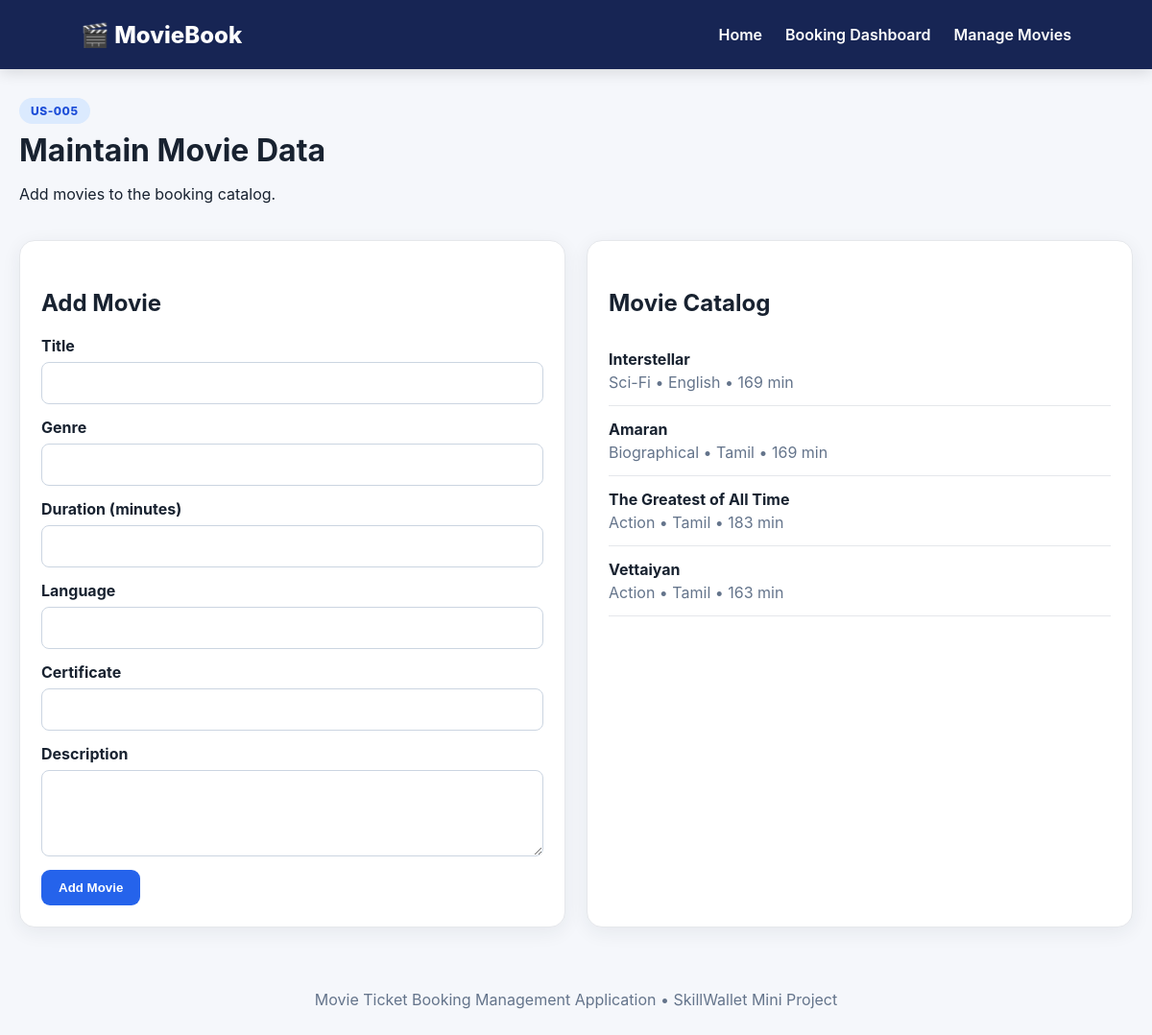
Screenshot of /admin/movies with the database file from the repository.
### tables this page shows
CREATE TABLE movies (
        id INTEGER PRIMARY KEY AUTOINCREMENT,
        title TEXT NOT NULL,
        genre TEXT NOT NULL,
        duration INTEGER NOT NULL,
        language TEXT NOT NULL,
        certificate TEXT NOT NULL,
        description TEXT
    );

### app.py (the view, shortened to what this page needs)
@app.route("/admin/movies", methods=["GET", "POST"])
def movies():
    conn = get_db()
    rows = conn.execute("SELECT * FROM movies ORDER BY id DESC").fetchall()
    conn.close()
    return render_template("movies.html", movies=rows)

### app.py (called while the page is built)
def get_db():
    conn = sqlite3.connect(DB_PATH)
    conn.row_factory = sqlite3.Row
    conn.execute("PRAGMA foreign_keys = ON")
    return conn

### templates/movies.html (shortened to what this page needs)
{% extends "base.html" %}
{% block content %}
<div class="page-head"><div><span class="pill">US-005</span><h1>Maintain Movie Data</h1><p>Add movies to the booking catalog.</p></div></div>
<div class="detail-grid">
<form method="POST" class="form-card">
  <h2>Add Movie</h2>
  <label>Title<input name="title" required></label>
  <label>Genre<input name="genre" required></label>
  <label>Duration (minutes)<input type="number" name="duration" required min="1"></label>
  <label>Language<input name="language" required></label>
  <label>Certificate<input name="certificate" required></label>
  <label>Description<textarea name="description"></textarea></label>
  <button class="btn" type="submit">Add Movie</button>
</form>
<div class="form-card">
<h2>Movie Catalog</h2>
{% for m in movies %}
<div class="catalog-item"><b>{{ m.title }}</b><span>{{ m.genre }} • {{ m.language }} • {{ m.duration }} min</span></div>
{% endfor %}
</div>
</div>
{% endblock %}

### static/style.css (style rules this page uses)
* { box-sizing:border-box }
body { margin:0;font-family:Inter,Segoe UI,Arial,sans-serif;background:#f5f7fb;color:#182230 }
.pill { display:inline-block;background:#dbeafe;color:#1d4ed8;padding:6px 12px;border-radius:20px;font-size:12px;font-weight:800;letter-spacing:.5px }
h1 { margin:8px 0 6px }
h2 { margin-top:28px }
.movie-card,.show-card,.form-card,.table-card { background:white;border-radius:16px;padding:22px;box-shadow:0 5px 20px #1e293b12;border:1px solid #e5e7eb }
.btn { display:inline-block;border:0;background:#2563eb;color:#fff;text-decoration:none;padding:11px 18px;border-radius:9px;font-weight:700;cursor:pointer }
.page-head { display:flex;justify-content:space-between;align-items:center;margin-bottom:22px }
label { display:block;font-weight:700;margin-bottom:14px }
input,textarea { display:block;width:100%;margin-top:7px;padding:11px;border:1px solid #cbd5e1;border-radius:8px;font:inherit }
textarea { min-height:90px }
.detail-grid { display:grid;grid-template-columns:1fr 1fr;gap:22px }
.catalog-item { padding:14px 0;border-bottom:1px solid #e5e7eb }
.catalog-item span { display:block;color:#64748b;margin-top:4px }

### rows the page displays
movies: title "Interstellar", genre "Sci-Fi", language "English", duration "169"
movies: title "Amaran", genre "Biographical", language "Tamil", duration "169"
movies: title "The Greatest of All Time", genre "Action", language "Tamil", duration "183"
movies: title "Vettaiyan", genre "Action", language "Tamil", duration "163"
